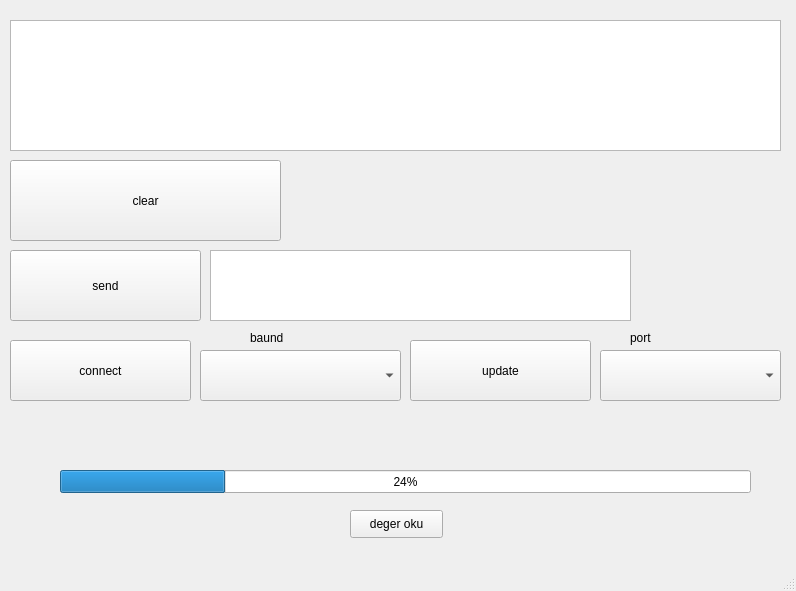
<?xml version="1.0" encoding="UTF-8"?>
<ui version="4.0">
 <class>MainWindow</class>
 <widget class="QMainWindow" name="MainWindow">
  <property name="geometry">
   <rect>
    <x>0</x>
    <y>0</y>
    <width>796</width>
    <height>591</height>
   </rect>
  </property>
  <property name="windowTitle">
   <string>MainWindow</string>
  </property>
  <widget class="QWidget" name="centralwidget">
   <widget class="QTextBrowser" name="textBrowser">
    <property name="geometry">
     <rect>
      <x>10</x>
      <y>20</y>
      <width>771</width>
      <height>131</height>
     </rect>
    </property>
    <property name="font">
     <font>
      <pointsize>20</pointsize>
     </font>
    </property>
   </widget>
   <widget class="QPushButton" name="Clear_Button">
    <property name="geometry">
     <rect>
      <x>10</x>
      <y>160</y>
      <width>271</width>
      <height>81</height>
     </rect>
    </property>
    <property name="text">
     <string>clear</string>
    </property>
   </widget>
   <widget class="QPushButton" name="Send_Button">
    <property name="geometry">
     <rect>
      <x>10</x>
      <y>250</y>
      <width>191</width>
      <height>71</height>
     </rect>
    </property>
    <property name="text">
     <string>send</string>
    </property>
   </widget>
   <widget class="QTextEdit" name="Send_text">
    <property name="geometry">
     <rect>
      <x>210</x>
      <y>250</y>
      <width>421</width>
      <height>71</height>
     </rect>
    </property>
   </widget>
   <widget class="QPushButton" name="Connect_Button">
    <property name="geometry">
     <rect>
      <x>10</x>
      <y>340</y>
      <width>181</width>
      <height>61</height>
     </rect>
    </property>
    <property name="text">
     <string>connect</string>
    </property>
   </widget>
   <widget class="QComboBox" name="baund_list">
    <property name="geometry">
     <rect>
      <x>200</x>
      <y>350</y>
      <width>201</width>
      <height>51</height>
     </rect>
    </property>
   </widget>
   <widget class="QPushButton" name="Update_Button">
    <property name="geometry">
     <rect>
      <x>410</x>
      <y>340</y>
      <width>181</width>
      <height>61</height>
     </rect>
    </property>
    <property name="text">
     <string>update</string>
    </property>
   </widget>
   <widget class="QComboBox" name="port_list">
    <property name="geometry">
     <rect>
      <x>600</x>
      <y>350</y>
      <width>181</width>
      <height>51</height>
     </rect>
    </property>
   </widget>
   <widget class="QLabel" name="label">
    <property name="geometry">
     <rect>
      <x>250</x>
      <y>330</y>
      <width>55</width>
      <height>16</height>
     </rect>
    </property>
    <property name="text">
     <string>baund</string>
    </property>
   </widget>
   <widget class="QLabel" name="label_2">
    <property name="geometry">
     <rect>
      <x>630</x>
      <y>330</y>
      <width>55</width>
      <height>16</height>
     </rect>
    </property>
    <property name="text">
     <string>port</string>
    </property>
   </widget>
   <widget class="QProgressBar" name="progressBar">
    <property name="geometry">
     <rect>
      <x>60</x>
      <y>470</y>
      <width>691</width>
      <height>23</height>
     </rect>
    </property>
    <property name="value">
     <number>24</number>
    </property>
   </widget>
   <widget class="QPushButton" name="oku_buton">
    <property name="geometry">
     <rect>
      <x>350</x>
      <y>510</y>
      <width>93</width>
      <height>28</height>
     </rect>
    </property>
    <property name="text">
     <string>deger oku</string>
    </property>
   </widget>
  </widget>
  <widget class="QMenuBar" name="menubar">
   <property name="geometry">
    <rect>
     <x>0</x>
     <y>0</y>
     <width>796</width>
     <height>26</height>
    </rect>
   </property>
  </widget>
  <widget class="QStatusBar" name="statusbar"/>
 </widget>
 <resources/>
 <connections/>
</ui>
